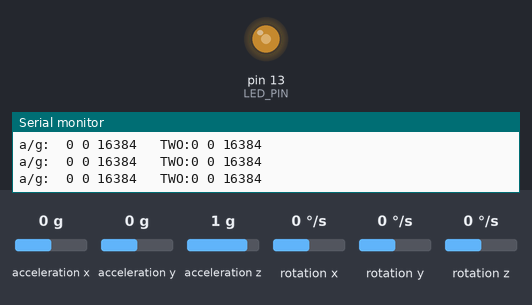
A sketch run on a simulated Arduino Uno, built with avr-gcc and run on an emulated ATmega328P. Shown: output pins drawn as LEDs (lit = HIGH), the last lines printed to the serial monitor. The inputs (shaded band) are chosen by the test bench; at power-on: acceleration x 0 g, acceleration y 0 g, acceleration z 1 g, rotation x 0 °/s, rotation y 0 °/s, rotation z 0 °/s.

Above: at 1.07 s.
1.3 s: acceleration x set to 0.8 g
4.3 s: acceleration y set to 0.8 g
7.3 s: acceleration z set to 0 g
10.3 s: acceleration x set to -1.4 g
13.3 s: acceleration z set to -0.5 g
16.3 s: acceleration z set to -0.8 g
At 17.14 s:
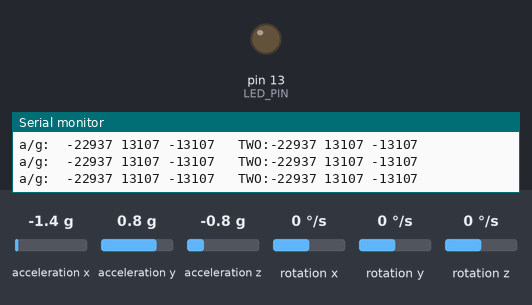
At 18.07 s:
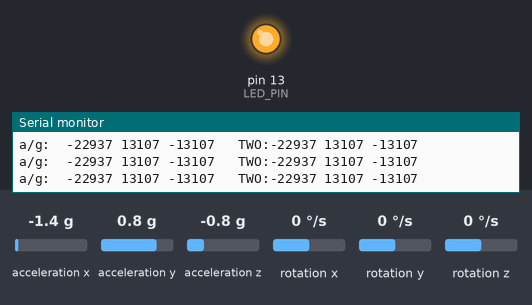
Timing chart, 0 to 20.3 s (numbered marks = the images above; inputs shaded):
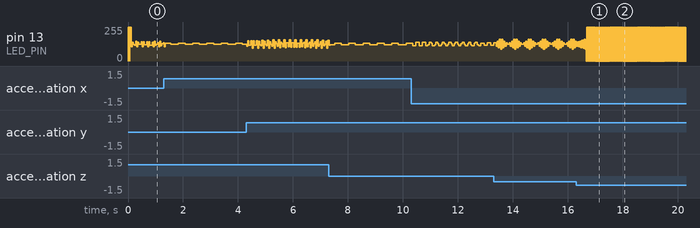

The sketch:

Send_004_MPU6050Example_NEWAddingRadio.ino
```cpp
// I2C device class (I2Cdev) demonstration Arduino sketch for MPU6050 class
// 10/7/2011 by Jeff Rowberg <jeff@rowberg.net>
// Updates should (hopefully) always be available at https://github.com/jrowberg/i2cdevlib
//
// Changelog:
//      2013-05-08 - added multiple output formats
//                 - added seamless Fastwire support
//      2011-10-07 - initial release

/* ============================================
I2Cdev device library code is placed under the MIT license
Copyright (c) 2011 Jeff Rowberg

Permission is hereby granted, free of charge, to any person obtaining a copy
of this software and associated documentation files (the "Software"), to deal
in the Software without restriction, including without limitation the rights
to use, copy, modify, merge, publish, distribute, sublicense, and/or sell
copies of the Software, and to permit persons to whom the Software is
furnished to do so, subject to the following conditions:

The above copyright notice and this permission notice shall be included in
all copies or substantial portions of the Software.

THE SOFTWARE IS PROVIDED "AS IS", WITHOUT WARRANTY OF ANY KIND, EXPRESS OR
IMPLIED, INCLUDING BUT NOT LIMITED TO THE WARRANTIES OF MERCHANTABILITY,
FITNESS FOR A PARTICULAR PURPOSE AND NONINFRINGEMENT. IN NO EVENT SHALL THE
AUTHORS OR COPYRIGHT HOLDERS BE LIABLE FOR ANY CLAIM, DAMAGES OR OTHER
LIABILITY, WHETHER IN AN ACTION OF CONTRACT, TORT OR OTHERWISE, ARISING FROM,
OUT OF OR IN CONNECTION WITH THE SOFTWARE OR THE USE OR OTHER DEALINGS IN
THE SOFTWARE.
===============================================
*/

// I2Cdev and MPU6050 must be installed as libraries, or else the .cpp/.h files
// for both classes must be in the include path of your project
#include "I2Cdev.h"
#include "MPU6050.h"

// Arduino Wire library is required if I2Cdev I2CDEV_ARDUINO_WIRE implementation
// is used in I2Cdev.h
#if I2CDEV_IMPLEMENTATION == I2CDEV_ARDUINO_WIRE
    #include "Wire.h"
#endif

// class default I2C address is 0x68
// specific I2C addresses may be passed as a parameter here
// AD0 low = 0x68 (default for InvenSense evaluation board)
// AD0 high = 0x69
MPU6050 accelgyro;
MPU6050 accelgyro2(0x69); // <-- use for AD0 high

int16_t ax, ay, az;

int16_t ax2, ay2, az2;


// uncomment "OUTPUT_READABLE_ACCELGYRO" if you want to see a tab-separated
// list of the accel X/Y/Z and then gyro X/Y/Z values in decimal. Easy to read,
// not so easy to parse, and slow(er) over UART.
//#define OUTPUT_READABLE_ACCELGYRO

// uncomment "OUTPUT_BINARY_ACCELGYRO" to send all 6 axes of data as 16-bit
// binary, one right after the other. This is very fast (as fast as possible
// without compression or data loss), and easy to parse, but impossible to read
// for a human.
//#define OUTPUT_BINARY_ACCELGYRO


#define LED_PIN 13
bool blinkState = false;

void setup() {
    // join I2C bus (I2Cdev library doesn't do this automatically)
    #if I2CDEV_IMPLEMENTATION == I2CDEV_ARDUINO_WIRE
        Wire.begin();
    #elif I2CDEV_IMPLEMENTATION == I2CDEV_BUILTIN_FASTWIRE
        Fastwire::setup(400, true);
    #endif

    // initialize serial communication
    // (38400 chosen because it works as well at 8MHz as it does at 16MHz, but
    // it's really up to you depending on your project)
    Serial.begin(38400);

    // initialize device
    Serial.println("Initializing I2C devices...");
    accelgyro.initialize();
    accelgyro2.initialize();

    // verify connection
    Serial.println("Testing device connections...");
    Serial.println(accelgyro.testConnection() ? "MPU6050 connection successful" : "MPU6050 connection failed");

    // use the code below to change accel/gyro offset values
    /*
    Serial.println("Updating internal sensor offsets...");
    // -76	-2359	1688	0	0	0
    Serial.print(accelgyro.getXAccelOffset()); Serial.print("\t"); // -76
    Serial.print(accelgyro.getYAccelOffset()); Serial.print("\t"); // -2359
    Serial.print(accelgyro.getZAccelOffset()); Serial.print("\t"); // 1688
    Serial.print(accelgyro.getXGyroOffset()); Serial.print("\t"); // 0
    Serial.print(accelgyro.getYGyroOffset()); Serial.print("\t"); // 0
    Serial.print(accelgyro.getZGyroOffset()); Serial.print("\t"); // 0
    Serial.print("\n");
    accelgyro.setXGyroOffset(220);
    accelgyro.setYGyroOffset(76);
    accelgyro.setZGyroOffset(-85);
    Serial.print(accelgyro.getXAccelOffset()); Serial.print("\t"); // -76
    Serial.print(accelgyro.getYAccelOffset()); Serial.print("\t"); // -2359
    Serial.print(accelgyro.getZAccelOffset()); Serial.print("\t"); // 1688
    Serial.print(accelgyro.getXGyroOffset()); Serial.print("\t"); // 0
    Serial.print(accelgyro.getYGyroOffset()); Serial.print("\t"); // 0
    Serial.print(accelgyro.getZGyroOffset()); Serial.print("\t"); // 0
    Serial.print("\n");
    */

    // configure Arduino LED for
    pinMode(LED_PIN, OUTPUT);
}

void loop() {
    // read raw accel/gyro measurements from device
    accelgyro.getAcceleration(&ax, &ay, &az);
    accelgyro2.getAcceleration(&ax2, &ay2, &az2);

    // these methods (and a few others) are also available
    //accelgyro.getAcceleration(&ax, &ay, &az);
    //accelgyro.getRotation(&gx, &gy, &gz);


        // display tab-separated accel/gyro x/y/z values
        Serial.print("a/g:\t");
        Serial.print(ax); Serial.print(" ");
        Serial.print(ay); Serial.print(" ");
        Serial.print(az); Serial.print("   TWO:");
        Serial.print(ax2); Serial.print(" ");
        Serial.print(ay2); Serial.print(" ");
        Serial.print(az2); Serial.println("");

    // blink LED to indicate activity
    blinkState = !blinkState;
    digitalWrite(LED_PIN, blinkState);
}
```

Measured:
- the behaviour switches between -0.6 and -0.7 g on acceleration z (found by bisection; images 0 and 1)
